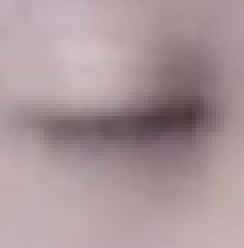
#> input picture sample_eye_data/00009.png, 61 x 62 px (shown 4 times larger)
$ python -i proc_img.py   (imports and definitions only)
#> lines starting #> are read from the running program, lines starting #| are printed output that depends on the picture
#> further down, picture is the input picture: shape (62, 61, 3); mean B, G, R 154.6, 150, 170.9
"""
Proj: YZ_utils
Date: 4/4/18
Written by Yuezun Li
--------------------------
"""
import cv2
import numpy as np
from PIL import Image, ImageEnhance
# We only use opencv3
# [2 lines not run here, left out]

def aug(images, random_transform_args={
                    'rotation_range': 10,
                    'zoom_range': 0.05,
                    'shift_range': 0.05,
                    'random_flip': 0.5,
                }, color_rng=[0.5, 1.5]):
    """
    Augment operation for image list
    :param images: image list
    :param random_transform_args: shape transform arguments
    :param color_rng: color transform arguments
    :return:
    """
    if random_transform_args is not None: # do aug
        # Transform
        images = random_transform(images, **random_transform_args)
    # Color
    if color_rng is not None:
        for i, im in enumerate(images):
            # im = im[:, :, (2, 1, 0)]
            # Brightness
            im = Image.fromarray(im)
            factor = np.random.uniform(color_rng[0], color_rng[1])
            enhancer = ImageEnhance.Brightness(im)
            im = enhancer.enhance(factor)
            # Contrast
            factor = np.random.uniform(color_rng[0], color_rng[1])
            enhancer = ImageEnhance.Contrast(im)
            im = enhancer.enhance(factor)
            # Color distort
            factor = np.random.uniform(color_rng[0], color_rng[1])
            enhancer = ImageEnhance.Color(im)
            im = enhancer.enhance(factor)
            # Sharpe
            factor = np.random.uniform(color_rng[0], color_rng[1])
            enhancer = ImageEnhance.Sharpness(im)
            im = enhancer.enhance(factor)
            im = np.array(im)
            # im = im[:, :, (2, 1, 0)]
            images[i] = im.copy()

    return images


def random_transform(images, rotation_range, zoom_range, shift_range, random_flip):
    """
    Random transform images in a list
    :param images:
    :param rotation_range:
    :param zoom_range:
    :param shift_range:
    :param random_flip:
    :return:
    """
#> called with rotation_range = 10, zoom_range = 0.05, shift_range = 0.05, random_flip = 0.5
    h, w = images[0].shape[:2]
#> h = 61; w = 3
    rotation = np.random.uniform(-rotation_range, rotation_range)
    scale = np.random.uniform(1 - zoom_range, 1 + zoom_range)
    tx = np.random.uniform(-shift_range, shift_range) * w
#> tx = 0.0308
    ty = np.random.uniform(-shift_range, shift_range) * h
#> ty = 0.274
    flip_prob = np.random.random()
    for i, image in enumerate(images):
        mat = cv2.getRotationMatrix2D((w / 2, h / 2), rotation, scale)
        mat[:, 2] += (tx, ty)
        result = cv2.warpAffine(image, mat, (w, h), borderMode=cv2.BORDER_REPLICATE)
        if flip_prob < random_flip:
            result = result[:, ::-1]
        images[i] = result.copy()
#> this loop made 62 passes
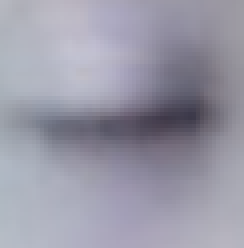
#> images: shape (62, 61, 3) (shown 4 times larger); mean B, G, R 167.4, 152.6, 153.7
    return images


def draw_words2im(im, words, x, y, font_size=0.5, color=(255, 0, 0)):
    """ Draw text on image """
    font = cv2.FONT_HERSHEY_SIMPLEX
    cv2.putText(im, words, (x, y), font, font_size, color, 2,
                cv2.LINE_AA)


def get_mask(bboxes, shape):
    """ get mask of area covered by bboxes """
    mask = np.zeros(shape)
    for bx in bboxes:
        # left, top, right, botttom
        mask[bx[1]:bx[3], bx[0]:bx[2], :] = 1
    return mask

def resize(images, size):
    for i, im in enumerate(images):
        im = cv2.resize(im, tuple(size))
        images[i] = im
    return images

>>> import cv2
>>> picture = cv2.imread('../../sample_eye_data/00009.png')
>>> result = aug(picture)
#> the loop in aug, `for i, im in enumerate(images):` made 62 passes
#> after the loop in aug, `for i, im in enumerate(images):`:
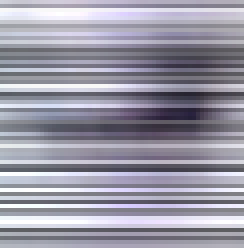
#> images: shape (62, 61, 3) (shown 4 times larger); mean B, G, R 165, 151.1, 152.9

$ run again, on sample_eye_data/00130.png
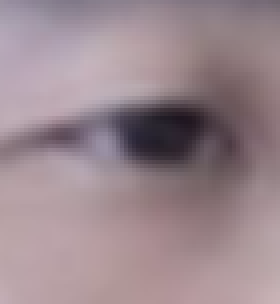
#> input picture sample_eye_data/00130.png, 70 x 76 px (shown 4 times larger)
#> picture is the input picture: shape (76, 70, 3); mean B, G, R 142.1, 135.4, 154.6
#> the loop in random_transform, `for i, image in enumerate(images):` made 76 passes
#> after the loop in random_transform, `for i, image in enumerate(images):`:
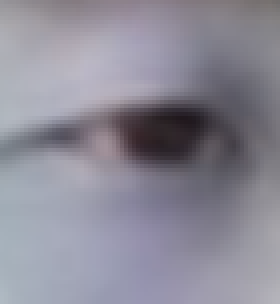
#> images: shape (76, 70, 3) (shown 4 times larger); mean B, G, R 151.2, 138.5, 140.5
#> the loop in aug, `for i, im in enumerate(images):` made 76 passes
#> after the loop in aug, `for i, im in enumerate(images):`:
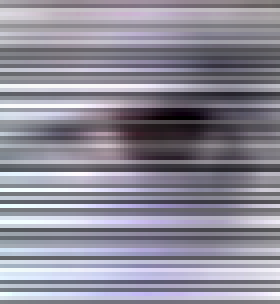
#> images: shape (76, 70, 3) (shown 4 times larger); mean B, G, R 151.6, 138.7, 141.3
